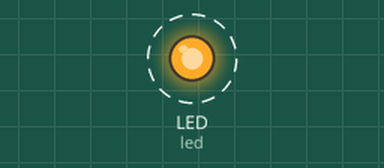
The program below on a simulated CircuitPython board. On the bench: output pins drawn as LEDs (lit = HIGH). Dashed ring = blinking. What the program prints to the serial console is not drawn.

Above: at 0.2 s.
Timing chart, 0 to 3.0 s (numbered marks = the images above):
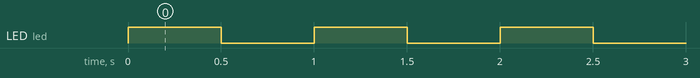

Measured:
- by itself, LED (led): alternates HIGH for 0.50 s and LOW for 0.50 s

The program:

on_board_test.py
```python
import time
import board
import digitalio

led = digitalio.DigitalInOut(board.LED)
led.direction = digitalio.Direction.OUTPUT

while True:
    now = time.monotonic()
    print(f"Toggling LED at {now:.2f} seconds")
    led.value = not led.value
    time.sleep(0.5)
```
